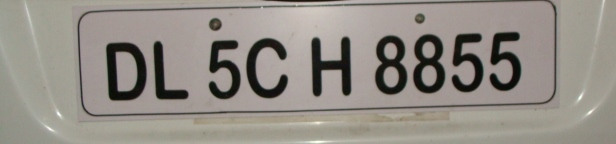
%> input picture CA2/Codes/p1/image1.jpg, 616 x 144 px; its folder holds only this picture in this run
$ octave p2.m   (GNU Octave 9; MATLAB toolbox functions it lacks are replaced by stand-ins)
%> lines starting %> are read from the running program, lines starting %| are printed output that depends on the picture; in (x1, y1, x2, y2) boxes, pixels count from 0 and x2, y2 are one past the last pixel; in counts of white or black regions, pixels touching at a corner belong together; the program's own positions count from 1
### CA2/Codes/mygrayfun.m
function gray_image=mygrayfun(image)
    gray_image=zeros(size(image,1),size(image,2));
    for i=1:size(image,1)
        for j=1:size(image,2)
            gray_image(i,j)=0.299*image(i,j,1)+0.578*image(i,j,2)+0.114*image(i,j,3);
        end
    end
    gray_image=uint8(gray_image);
end

### CA2/Codes/mybinaryfun.m
function binary_image=mybinaryfun(gray_image,threshold)
    binary_image=zeros(size(gray_image,1),size(gray_image,2));
    for i=1:size(gray_image,1)
        for j=1:size(gray_image,2)
            if(gray_image(i,j)<threshold)
                binary_image(i,j)=0;
            else
                binary_image(i,j)=1;
            end
        end
    end
    binary_image=logical(binary_image);
end

### CA2/Codes/myremovecom.m
function cleanimage = myremovecom(binaryimage, n)
    adjacency_row = [ 0, 0, -1, -1, -1, 1, 1, 1];
    adjacency_col = [-1, 1, 0, -1, 1, 0, -1, 1];

    object_set = {};
    visited = zeros(size(binaryimage));

    [rows, cols] = size(binaryimage);
    ones = [];
    for i = 1:cols
        for j = 1:rows
            if binaryimage(j, i) == 1
                ones = [ones [j; i]];
            end
        end
    end

    for k = 1:size(ones, 2)
        current_object = [];
        object_queue = [];

        if visited(ones(1, k), ones(2, k))
            continue;
        else
            visited(ones(1, k), ones(2, k)) = 1;
            object = ones(:, k);
            object_queue = ones(:, k);
        end

        while ~isempty(object_queue)
            currentX = object_queue(1, 1);
            currentY = object_queue(2, 1);
            object_queue(:, 1) = [];

            for m = 1:size(adjacency_row, 2)
                newX = currentX + adjacency_row(m);
                newY = currentY + adjacency_col(m);

                if is_valid_coordinate(newX, newY, [rows, cols]) && ...
                   ~visited(newX, newY) && ...
                   binaryimage(newX, newY) == 1

                      visited(newX, newY) = 1;
                      object_queue = [object_queue [newX; newY]];
                      object = [object [newX; newY]];
                end
            end
        end

        object_set = [object_set object];
    end
    toErase = false(size(binaryimage));
    for p = 1:size(object_set, 2)
        if size(object_set{p}, 2) < n
            indices = sub2ind(size(binaryimage), object_set{p}(1, :), object_set{p}(2, :));
            toErase(indices) = 1;
        end
    end

    cleanimage = binaryimage;
    cleanimage(toErase) = 0;
end

function is_valid = is_valid_coordinate(x, y, imageSize)
    is_valid = (x > 0) && (x <= imageSize(1)) && (y > 0) && (y <= imageSize(2));
end

### CA2/Codes/mysegmentation.m
function [labeled_objcs, max_num]=mysegmentation(image)
    adjacency_row = [ 1, 1, 1, 0, 0, -1, -1, -1];
    adjacency_col = [-1, 0, 1, -1, 1, -1, 0, 1];

    object_set = {};
    visited = zeros(size(image));

    [rows, cols] = size(image);
    ones = [];
    for i = 1:cols
        for j = 1:rows
            if image(j, i) == 1
                ones = [ones [j; i]];
            end
        end
    end

    for k = 1:size(ones, 2)
        current_object = [];
        object_queue = [];

        if visited(ones(1, k), ones(2, k))
            continue;
        else
            visited(ones(1, k), ones(2, k)) = 1;
            object = ones(:, k);
            object_queue = ones(:, k);
        end

        while ~isempty(object_queue)
            currentX = object_queue(1, 1);
            currentY = object_queue(2, 1);
            object_queue(:, 1) = [];

            for m = 1:size(adjacency_row, 2)
                newX = currentX + adjacency_row(m);
                newY = currentY + adjacency_col(m);

                if is_valid_coordinate(newX, newY, [rows, cols]) && ...
                   ~visited(newX, newY) && ...
                   image(newX, newY) == 1

                      visited(newX, newY) = 1;
                      object_queue = [object_queue [newX; newY]];
                      object = [object [newX; newY]];
                end
            end
        end

        object_set = [object_set object];
    end

    max_num=0;
    labeled_objcs=zeros(size(image));
    for i=1:size(object_set, 2)
        current_object=cell2mat(object_set(i));
        index=sub2ind(size(image),current_object(1,:),current_object(2,:));
        labeled_objcs(index)=i;
        max_num=max_num+1;
    end
end

function is_valid = is_valid_coordinate(x, y, imageSize)
    is_valid = (x > 0) && (x <= imageSize(1)) && (y > 0) && (y <= imageSize(2));
end

### CA2/Codes/p2.m
[file, path] = uigetfile({'*.jpg;*.bmp;*.png;*.tif'}, 'Choose an Image');
%> the answer given: p1/image1.jpg
image = imread([path, file]);
%> image is the input picture: size 144x616x3 uint8; mean R, G, B 146.4, 141, 133.6

image = imresize(image, [300 500]);
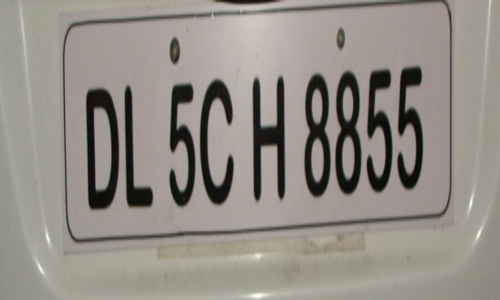
%> image: size 300x500x3 uint8; mean R, G, B 146.4, 141, 133.6

gray_image = mygrayfun(image);

threshold = 247 * graythresh(gray_image);
%> threshold = 92.99

binary_image = ~mybinaryfun(gray_image, threshold);
%> after the loop in mybinaryfun, `for i=1:size(gray_image,1)`:
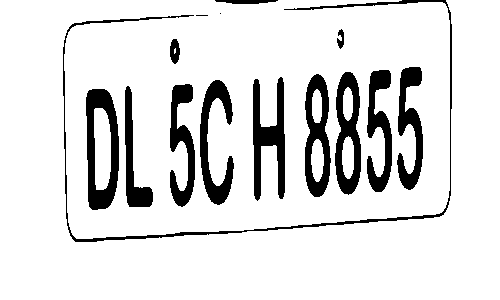
%> binary_image: size 300x500 double; values 0 (black) and 1 (white), 87.6% white; 15 black regions (2 under 20 px), largest, box (x1, y1, x2, y2) and area: (63, 0, 452, 242) 2266, (86, 89, 119, 210) 2221, (253, 77, 285, 201) 2009

noiseless_img = myremovecom(binary_image, 500);
%> after the loop in myremovecom, `for k = 1:size(ones, 2)`: object = 1653 columns, first 8: [161 161 160 162 162 161 160 162; 398 399 399 398 399 400 400 400]; object_set = 15 items
%> the loop in myremovecom, `for p = 1:size(object_set, 2)` made 15 passes
%> indices on pass 9: 66014
%> after the loop in myremovecom, `for p = 1:size(object_set, 2)`:
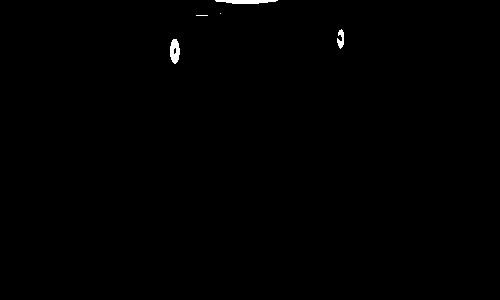
%> toErase: size 300x500 logical; 0.32% white; 5 white regions (2 under 20 px), largest, box (x1, y1, x2, y2) and area: (215, 0, 278, 4) 192, (170, 39, 180, 64) 184, (337, 29, 344, 49) 87
%> after the loop in myremovecom, `for p = 1:size(object_set, 2)`: indices = 87 values, max 102945 at index 36, min 101139 at index 1, mean 102170.7
%> in myremovecom, `cleanimage(toErase) = 0;`:
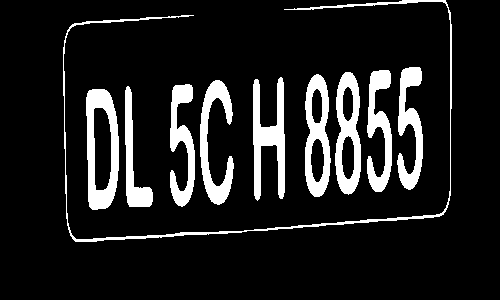
%> cleanimage: size 300x500 logical; 12.1% white; 10 white regions, largest, box (x1, y1, x2, y2) and area: (63, 0, 452, 242) 2266, (86, 89, 119, 210) 2221, (253, 77, 285, 201) 2009
background = myremovecom(binary_image, 7000);
%> the loop in myremovecom (call 2), `for p = 1:size(object_set, 2)` made 15 passes
%> in myremovecom (call 2), `cleanimage(toErase) = 0;`: cleanimage: size 300x500 logical; every value is 0
clean_image = logical(noiseless_img - background);

figure;
imshow(clean_image);

[labeled_objects, max_num] = mysegmentation(clean_image);
%> after the loop in mysegmentation, `for k = 1:size(ones, 2)`: object = 1653 columns, first 8: [161 162 162 161 160 163 163 163; 398 398 399 399 399 398 399 400]; object_set = 10 items
%> the loop in mysegmentation, `for i=1:size(object_set, 2)` made 10 passes
%> after the loop in mysegmentation, `for i=1:size(object_set, 2)`:
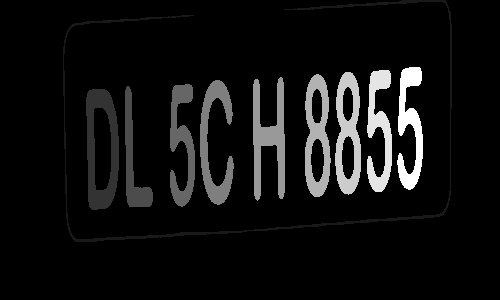
%> labeled_objcs: size 300x500 double; min 0, max 10, mean 0.644; drawn with min black and max white
%> max_num = 10

map_list = dir('p2\MapSet');
mapset = cell(2, size(map_list, 1) - 2);
for i=3 : size(map_list)
    filename = fullfile('p2\MapSet', map_list(i).name);
    mapset{1,i-2} = imread(filename);
    name = map_list(i).name;
    for j = 1 : length(name)
        if(name(j) == '.')
            break;
        end
    end
    mapset{2,i-2} = name(1:j-1);
end

corr_threshold = 750;
recognized_chars = '';

%> (the run ends here)
